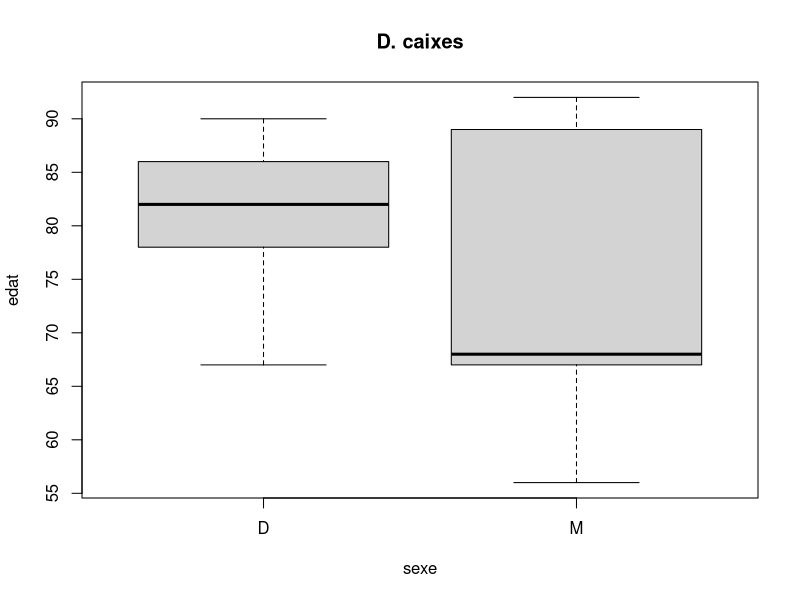
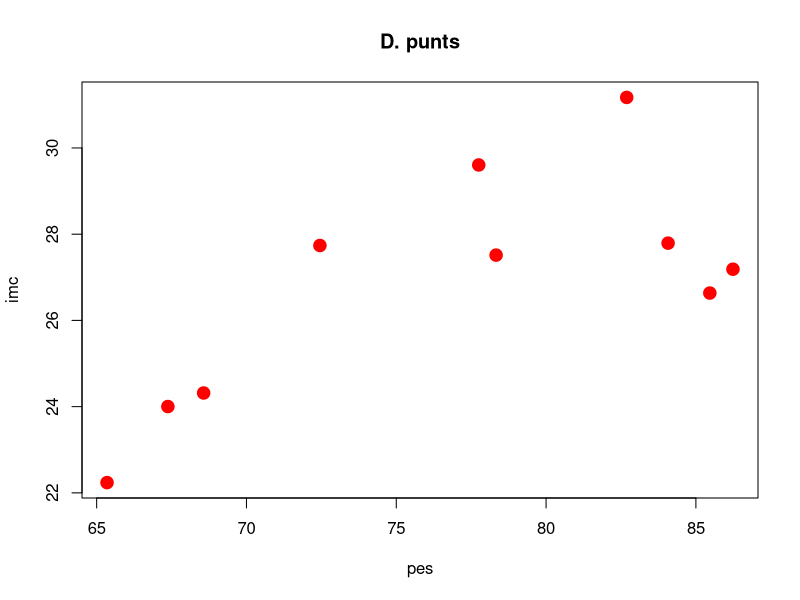
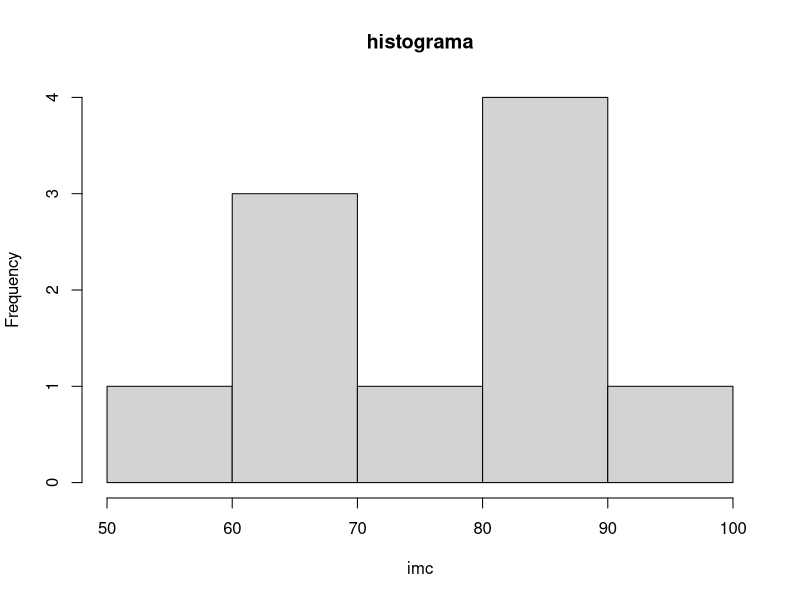

These figures' R source, in order:
## ---- chunk 1
4+5

sqrt(49)

log(2)

rnorm(3)

## ---- chunk 2
w <- 4+5 # deso el resultat de 4+5 a l'objecte w
w

sqrt(w)

x<-rnorm(3)
print(x)

## ---- chunk 3
w <- 3 + 4 # Creem l'objecte w
print(w)

# per cert: <- és equivalent a = !
## ---- chunk 4
x <- c(2, 4, 6) # Vector de 3 elements numèrics parells
y <- c("A", "B", "C") # Vector de 3 elements cadena
z <- c(TRUE, FALSE, TRUE) # Vector de 3 elements lògics
## ---- chunk 5
x<-1:10 # Genera un vector d'1 a 10
x[4] # La posició 4 és
 
x[x>7] # Elements més grans de 7

x+2 # Sumar un escalar
## ---- chunk 6
id <- 1:10
sexe <- rep(c("M", "D"), 5)
normal <- rnorm(10)
curacio <- rep(c(FALSE, TRUE), 5)
dades <- data.frame(id, sexe, normal, curacio)
head(dades) # Mostrar primeres files/registres
## ---- chunk 7
str(dades) # Mostra estructura de les dades
dades$id # Mostra valors variable id
# Podem afegir una nova variable
edat <- c(67, 78, 89, 86, 56, 90, 68, 82, 92, 67)
dades.new <- data.frame(dades, edat)
## ---- chunk 8
# O simplement afegir-ho a dades
dades$edat <- edat
summary(dades) # Resum sobre el dataset
## ---- chunk 9
# Seleccionem una cel·la en concret, p. e., 
# fila 2 columna 1:
dades.new[2,1]
# Seleccionem una fila, per exemple la tercera:
dades.new[3,] # Noteu la coma i l'espai buit!
## ---- chunk 10
# Seleccionem una columna, per exemple la cinquena:
dades.new[,5]
# També ho podem fer amb el nom fent servir el símbol 
# del dòlar "$"
dades.new$edat
## ---- chunk 11
# Per exemple, seleccionem les tres primeres files 
# i totes les columnes:
dades.new[1:3,]
## ---- chunk 12
# Seleccionem les tres últimes columnes i totes les 
# files:
dades.new[,3:5] 
## ---- chunk 13
# Seleccionem totes les files menys la 4 i 
# totes les columnes menys la primera:
dades.new[-4,-1]
## ---- chunk 14
# Podem crear una nova dataframe amb la subselecció:

dades.sub = dades.new[c(4,5,7:9),-c(1,3)]
dades.sub
## ---- chunk 15
# Podem posar una condició dins de la subselecció

dones = dades.new[dades.new$sexe == "D",]
dones
## ---- chunk 16
# Un altre exemple:

grans = dades.new[dades.new$edat > 85,]
grans
## ---- chunk 17
str(dades) #mostra estructura d'un objecte
## ---- chunk 18
head(dades) #mostra les primeres files
## ---- chunk 19
dades$alcada = rnorm(nrow(dades), mean = 170, sd = 10)
dades$pes = rnorm(nrow(dades), mean = 75, sd = 10)
## ---- chunk 20
alcada.m <- dades$alcada / 100
dades$imc <- dades$pes / alcada.m ^ 2
## ---- chunk 21
head(dades)
## ---- chunk 22
dades$imccat <- cut(
  dades$imc,
  breaks = c(-Inf, 18, 25, 30, Inf),
  labels = c("baix pes", "normal",
             "sobrepes", "obesitat")
)
## ---- chunk 23
a <- c("1", "3", "5")
as.numeric(a)
## ---- chunk 24
b <- c("1", "est", "5")
as.numeric(b)
## ---- chunk 25
b <- factor(c("1", "10", "5"))
as.numeric(b)
## ---- chunk 26
as.numeric(as.character(b))
## ---- chunk 27
dades$sexe <- as.factor(dades$sexe)
plot(dades$sexe,dades$edat,main="D. caixes",xlab="sexe",ylab="edat")
## ---- chunk 28
plot(dades$pes,dades$imc,pch=20,col="red",cex=2.5,
     main="D. punts",xlab="pes",ylab="imc")
## ---- chunk 29
hist(dades$edat, main = "histograma", xlab = "imc")
